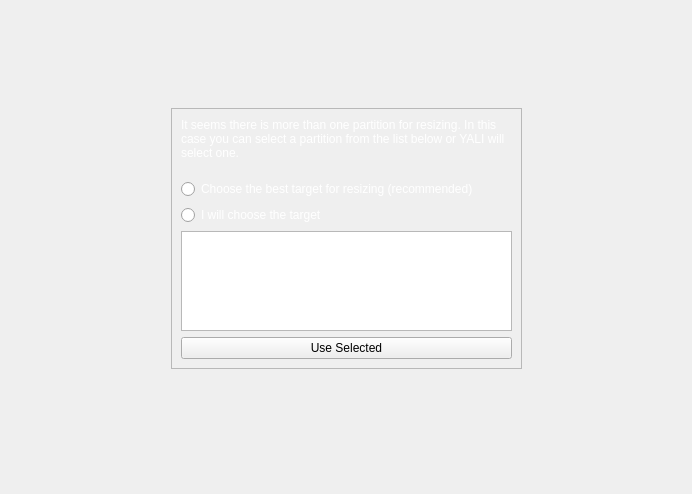
<ui version="4.0" >
 <class>autoPartQuestion</class>
 <widget class="QWidget" name="autoPartQuestion" >
  <property name="geometry" >
   <rect>
    <x>0</x>
    <y>0</y>
    <width>692</width>
    <height>494</height>
   </rect>
  </property>
  <property name="windowTitle" >
   <string>Form</string>
  </property>
  <layout class="QGridLayout" name="gridLayout_2" >
   <item row="0" column="1" >
    <spacer name="verticalSpacer_2" >
     <property name="orientation" >
      <enum>Qt::Vertical</enum>
     </property>
     <property name="sizeHint" stdset="0" >
      <size>
       <width>333</width>
       <height>52</height>
      </size>
     </property>
    </spacer>
   </item>
   <item row="1" column="0" >
    <spacer name="horizontalSpacer" >
     <property name="orientation" >
      <enum>Qt::Horizontal</enum>
     </property>
     <property name="sizeHint" stdset="0" >
      <size>
       <width>160</width>
       <height>20</height>
      </size>
     </property>
    </spacer>
   </item>
   <item row="1" column="1" >
    <widget class="QFrame" name="mainFrame" >
     <property name="frameShape" >
      <enum>QFrame::StyledPanel</enum>
     </property>
     <property name="frameShadow" >
      <enum>QFrame::Raised</enum>
     </property>
     <layout class="QGridLayout" name="gridLayout" >
      <item row="0" column="0" >
       <widget class="QLabel" name="label" >
        <property name="styleSheet" >
         <string notr="true" >color:white;</string>
        </property>
        <property name="text" >
         <string>It seems there is more than one partition for resizing. In this case you can select a partition from the list below or YALI will select one.</string>
        </property>
        <property name="wordWrap" >
         <bool>true</bool>
        </property>
       </widget>
      </item>
      <item row="1" column="0" >
       <spacer name="verticalSpacer" >
        <property name="orientation" >
         <enum>Qt::Vertical</enum>
        </property>
        <property name="sizeType" >
         <enum>QSizePolicy::Fixed</enum>
        </property>
        <property name="sizeHint" stdset="0" >
         <size>
          <width>331</width>
          <height>13</height>
         </size>
        </property>
       </spacer>
      </item>
      <item row="2" column="0" >
       <widget class="QRadioButton" name="bestChoice" >
        <property name="styleSheet" >
         <string notr="true" >color:white;</string>
        </property>
        <property name="text" >
         <string>Choose the best target for resizing (recommended)</string>
        </property>
       </widget>
      </item>
      <item row="4" column="0" >
       <widget class="QListWidget" name="partitionList" >
        <property name="maximumSize" >
         <size>
          <width>16777215</width>
          <height>100</height>
         </size>
        </property>
       </widget>
      </item>
      <item row="3" column="0" >
       <widget class="QRadioButton" name="userChoice" >
        <property name="styleSheet" >
         <string notr="true" >color:white;</string>
        </property>
        <property name="text" >
         <string>I will choose the target</string>
        </property>
       </widget>
      </item>
      <item row="5" column="0" >
       <widget class="QPushButton" name="useSelectedButton" >
        <property name="text" >
         <string>Use Selected</string>
        </property>
       </widget>
      </item>
     </layout>
    </widget>
   </item>
   <item row="1" column="2" >
    <spacer name="horizontalSpacer_2" >
     <property name="orientation" >
      <enum>Qt::Horizontal</enum>
     </property>
     <property name="sizeHint" stdset="0" >
      <size>
       <width>133</width>
       <height>226</height>
      </size>
     </property>
    </spacer>
   </item>
   <item row="2" column="1" >
    <spacer name="verticalSpacer_3" >
     <property name="orientation" >
      <enum>Qt::Vertical</enum>
     </property>
     <property name="sizeHint" stdset="0" >
      <size>
       <width>20</width>
       <height>114</height>
      </size>
     </property>
    </spacer>
   </item>
  </layout>
  <zorder>mainFrame</zorder>
  <zorder>userChoice</zorder>
 </widget>
 <resources/>
 <connections/>
</ui>
